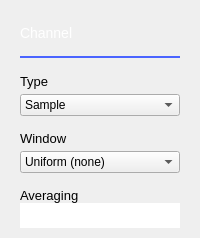
             <widget class="QWidget" name="channelSettings">
              <layout class="QVBoxLayout" name="verticalLayout_4">
               <property name="spacing">
                <number>15</number>
               </property>
               <property name="leftMargin">
                <number>20</number>
               </property>
               <property name="topMargin">
                <number>25</number>
               </property>
               <property name="rightMargin">
                <number>20</number>
               </property>
               <property name="bottomMargin">
                <number>0</number>
               </property>
               <item>
                <widget class="QLabel" name="channelSettingsTitle">
                 <property name="styleSheet">
                  <string notr="true"> color: white;
    font-size: 14px;
    font-weight: normal;</string>
                 </property>
                 <property name="text">
                  <string>Channel</string>
                 </property>
                </widget>
               </item>
               <item>
                <widget class="Line" name="lineChannelSettingsTitle">
                 <property name="minimumSize">
                  <size>
                   <width>0</width>
                   <height>0</height>
                  </size>
                 </property>
                 <property name="maximumSize">
                  <size>
                   <width>16777215</width>
                   <height>16777215</height>
                  </size>
                 </property>
                 <property name="styleSheet">
                  <string notr="true">color: #4A64FF;</string>
                 </property>
                 <property name="frameShadow">
                  <enum>QFrame::Plain</enum>
                 </property>
                 <property name="lineWidth">
                  <number>2</number>
                 </property>
                 <property name="orientation">
                  <enum>Qt::Horizontal</enum>
                 </property>
                </widget>
               </item>
               <item>
                <spacer name="verticalSpacer_3">
                 <property name="orientation">
                  <enum>Qt::Vertical</enum>
                 </property>
                 <property name="sizeType">
                  <enum>QSizePolicy::Fixed</enum>
                 </property>
                 <property name="sizeHint" stdset="0">
                  <size>
                   <width>10</width>
                   <height>0</height>
                  </size>
                 </property>
                </spacer>
               </item>
               <item>
                <layout class="QVBoxLayout" name="verticalLayout_10">
                 <property name="spacing">
                  <number>5</number>
                 </property>
                 <property name="topMargin">
                  <number>0</number>
                 </property>
                 <item>
                  <widget class="QLabel" name="label_type">
                   <property name="styleSheet">
                    <string notr="true"> font-size: 13px;</string>
                   </property>
                   <property name="text">
                    <string>Type</string>
                   </property>
                  </widget>
                 </item>
                 <item>
                  <widget class="QComboBox" name="comboBox_type">
                   <item>
                    <property name="text">
                     <string>Sample</string>
                    </property>
                   </item>
                   <item>
                    <property name="text">
                     <string>and other types</string>
                    </property>
                   </item>
                  </widget>
                 </item>
                </layout>
               </item>
               <item>
                <layout class="QVBoxLayout" name="verticalLayout_11">
                 <property name="spacing">
                  <number>5</number>
                 </property>
                 <property name="topMargin">
                  <number>0</number>
                 </property>
                 <item>
                  <widget class="QLabel" name="label_window">
                   <property name="styleSheet">
                    <string notr="true"> font-size: 13px;</string>
                   </property>
                   <property name="text">
                    <string>Window</string>
                   </property>
                  </widget>
                 </item>
                 <item>
                  <widget class="QComboBox" name="comboBox_window">
                   <item>
                    <property name="text">
                     <string>Uniform (none)</string>
                    </property>
                   </item>
                   <item>
                    <property name="text">
                     <string>and others windows</string>
                    </property>
                   </item>
                  </widget>
                 </item>
                </layout>
               </item>
               <item>
                <layout class="QVBoxLayout" name="verticalLayout_12">
                 <property name="spacing">
                  <number>0</number>
                 </property>
                 <property name="topMargin">
                  <number>0</number>
                 </property>
                 <item>
                  <widget class="QLabel" name="label_averaging">
                   <property name="sizePolicy">
                    <sizepolicy hsizetype="Preferred" vsizetype="Fixed">
                     <horstretch>0</horstretch>
                     <verstretch>0</verstretch>
                    </sizepolicy>
                   </property>
                   <property name="styleSheet">
                    <string notr="true"> font-size: 13px;</string>
                   </property>
                   <property name="text">
                    <string>Averaging</string>
                   </property>
                  </widget>
                 </item>
                 <item>
                  <widget class="QSpinBox" name="spinBox_averaging">
                   <property name="styleSheet">
                    <string notr="true">font-size: 14px;
height:24px;
color: white;
border: 0px;
border-bottom: 1px solid rgba(255,255,255,100);</string>
                   </property>
                   <property name="buttonSymbols">
                    <enum>QAbstractSpinBox::NoButtons</enum>
                   </property>
                   <property name="minimum">
                    <number>1</number>
                   </property>
                   <property name="maximum">
                    <number>100</number>
                   </property>
                  </widget>
                 </item>
                </layout>
               </item>
               <item>
                <spacer name="verticalSpacer_4">
                 <property name="orientation">
                  <enum>Qt::Vertical</enum>
                 </property>
                 <property name="sizeHint" stdset="0">
                  <size>
                   <width>10</width>
                   <height>10</height>
                  </size>
                 </property>
                </spacer>
               </item>
              </layout>
             </widget>
